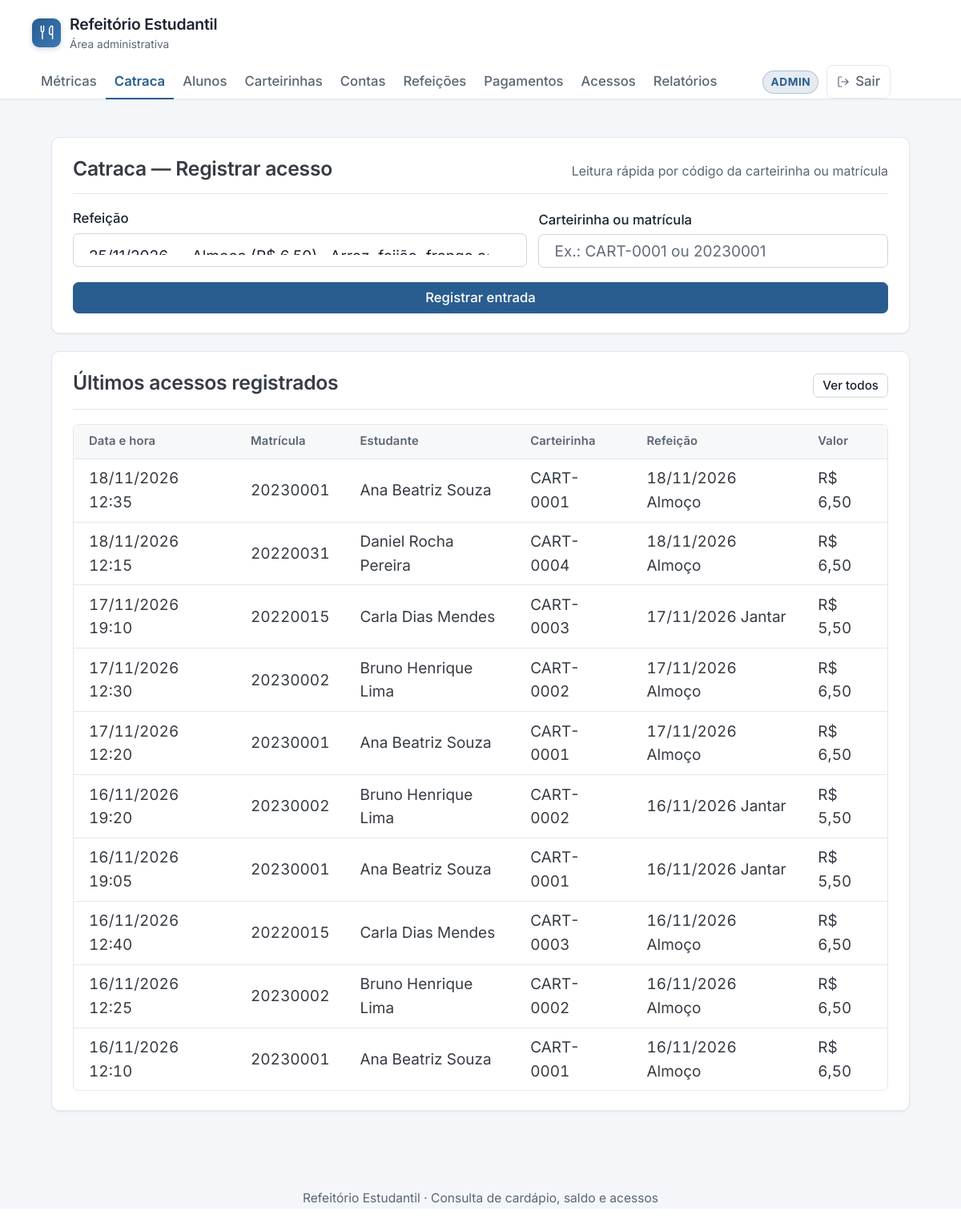
The page /catraca.php (signed in) on the database its author committed.
### tables this page shows
CREATE TABLE acesso (
    id_acesso      INT AUTO_INCREMENT,
    id_carteirinha INT          NOT NULL,
    id_refeicao    INT          NOT NULL,
    data_hora      DATETIME     NOT NULL DEFAULT CURRENT_TIMESTAMP,
    valor_debitado DECIMAL(6,2) NOT NULL,
    CONSTRAINT pk_acesso PRIMARY KEY (id_acesso),
    CONSTRAINT fk_acesso_cart FOREIGN KEY (id_carteirinha) REFERENCES carteirinha (id_carteirinha),
    CONSTRAINT fk_acesso_ref FOREIGN KEY (id_refeicao) REFERENCES refeicao (id_refeicao),
    CONSTRAINT uq_acesso_cart_ref UNIQUE (id_carteirinha, id_refeicao),   
    CONSTRAINT ck_acesso_valor CHECK (valor_debitado > 0)
);

CREATE TABLE aluno (
    id_aluno   INT AUTO_INCREMENT,
    matricula  VARCHAR(20)  NOT NULL,
    nome       VARCHAR(100) NOT NULL,
    curso      VARCHAR(60)  NOT NULL,
    email      VARCHAR(100) NOT NULL,
    CONSTRAINT pk_aluno PRIMARY KEY (id_aluno),
    CONSTRAINT uq_aluno_matricula UNIQUE (matricula),
    CONSTRAINT uq_aluno_email UNIQUE (email)
);

CREATE TABLE carteirinha (
    id_carteirinha INT AUTO_INCREMENT,
    id_aluno       INT           NOT NULL,
    codigo         VARCHAR(30)   NOT NULL,
    validade       DATE          NOT NULL,
    status         VARCHAR(10)   NOT NULL DEFAULT 'ATIVA',
    CONSTRAINT pk_carteirinha PRIMARY KEY (id_carteirinha),
    CONSTRAINT fk_cart_aluno FOREIGN KEY (id_aluno) REFERENCES aluno (id_aluno),
    CONSTRAINT uq_cart_codigo UNIQUE (codigo),
    CONSTRAINT ck_cart_status CHECK (status IN ('ATIVA', 'INATIVA', 'BLOQUEADA'))
);

CREATE TABLE refeicao (
    id_refeicao INT AUTO_INCREMENT,
    `data`      DATE          NOT NULL,
    tipo        VARCHAR(10)   NOT NULL,
    cardapio    VARCHAR(200)  NOT NULL,
    preco       DECIMAL(6,2)  NOT NULL,
    CONSTRAINT pk_refeicao PRIMARY KEY (id_refeicao),
    CONSTRAINT uq_refeicao_data_tipo UNIQUE (`data`, tipo),   
    CONSTRAINT ck_refeicao_tipo CHECK (tipo IN ('ALMOCO', 'JANTAR')),
    CONSTRAINT ck_refeicao_preco CHECK (preco > 0)
);

### config.php (called while the page is built, shortened)
<?php
function h($s)
{
    return htmlspecialchars((string)$s, ENT_QUOTES, 'UTF-8');
}
function reais($v): string
{
    return 'R$ ' . number_format((float)$v, 2, ',', '.');
}

### catraca.php (the view, shortened to what this page needs)
<?php
require 'config.php';
$refeicoesLista = $conn->query(
    "SELECT id_refeicao, `data`, tipo, cardapio, preco
       FROM refeicao
      ORDER BY (`data` = CURDATE()) DESC, `data` DESC, tipo
      LIMIT 30"
)->fetch_all(MYSQLI_ASSOC);
$idRefeicao = 0;
if (isset($_POST['id_refeicao']) && ctype_digit((string)$_POST['id_refeicao'])) {
    $idRefeicao = (int)$_POST['id_refeicao'];
} elseif (isset($_GET['refeicao']) && ctype_digit((string)$_GET['refeicao'])) {
    $idRefeicao = (int)$_GET['refeicao'];
} elseif ($refeicoesLista) {
    $idRefeicao = (int)$refeicoesLista[0]['id_refeicao'];
}
$codigoDigitado = '';
$ultimosAcessos = $conn->query(
    "SELECT a.data_hora, al.matricula, al.nome, ct.codigo AS cart_codigo,
            r.`data` AS data_refeicao, r.tipo, a.valor_debitado
       FROM acesso a
       JOIN carteirinha ct ON ct.id_carteirinha = a.id_carteirinha
       JOIN aluno al       ON al.id_aluno = ct.id_aluno
       JOIN refeicao r     ON r.id_refeicao = a.id_refeicao
      ORDER BY a.data_hora DESC, a.id_acesso DESC
      LIMIT 10"
)->fetch_all(MYSQLI_ASSOC);
function rotulo_refeicao($r)
{
    $tipo = $r['tipo'] === 'ALMOCO' ? 'Almoço' : ($r['tipo'] === 'JANTAR' ? 'Jantar' : $r['tipo']);
    return date('d/m/Y', strtotime($r['data'])) . ' — ' . $tipo . ' (' . reais($r['preco']) . ') · ' . $r['cardapio'];
}
require 'header.php';
?>
<div class="card">
    <div class="card-topo">
        <h2>Catraca &mdash; Registrar acesso</h2>
        <span class="card-sub">Leitura rápida por código da carteirinha ou matrícula</span>
    </div>
    <?php if (!$refeicoesLista): ?>
        <div class="estado-vazio">
            <strong>Nenhuma refeição cadastrada</strong>
            Cadastre uma refeição em <a href="crud.php?t=refeicao&amp;a=novo">Refeições</a> antes de registrar acessos.
        </div>
    <?php else: ?>
        <form method="post" action="catraca.php">
            <div class="catraca-grid">
                <div>
                    <label for="id_refeicao">Refeição</label>
                    <select id="id_refeicao" name="id_refeicao" required>
                        <?php foreach ($refeicoesLista as $rf): ?>
                            <option value="<?= (int)$rf['id_refeicao'] ?>" <?= $idRefeicao === (int)$rf['id_refeicao'] ? 'selected' : '' ?>>
                                <?= h(rotulo_refeicao($rf)) ?>
                            </option>
                        <?php endforeach; ?>
                    </select>
                </div>
                <div>
                    <label for="codigo">Carteirinha ou matrícula</label>
                    <input id="codigo" name="codigo" type="text" value="<?= h($codigoDigitado) ?>"
                           placeholder="Ex.: CART-0001 ou 20230001" autocomplete="off" autofocus required>
                </div>
            </div>
            <button class="btn" type="submit">Registrar entrada</button>
        </form>
    <?php endif; ?>
</div>
<div class="card">
    <div class="card-topo">
        <h2>Últimos acessos registrados</h2>
        <a class="btn sec peq" href="crud.php?t=acesso">Ver todos</a>
    </div>
    <?php if (!$ultimosAcessos): ?>
        <div class="estado-vazio">Nenhum acesso registrado ainda.</div>
    <?php else: ?>
        <div class="tabela-wrap">
            <table>
                <tr><th>Data e hora</th><th>Matrícula</th><th>Estudante</th><th>Carteirinha</th><th>Refeição</th><th>Valor</th></tr>
                <?php foreach ($ultimosAcessos as $ac): ?>
                    <tr>
                        <td><?= h(date('d/m/Y H:i', strtotime($ac['data_hora']))) ?></td>
                        <td><?= h($ac['matricula']) ?></td>
                        <td><?= h($ac['nome']) ?></td>
                        <td><?= h($ac['cart_codigo']) ?></td>
                        <td><?= h(date('d/m/Y', strtotime($ac['data_refeicao']))) ?> <?= h($ac['tipo'] === 'ALMOCO' ? 'Almoço' : 'Jantar') ?></td>
                        <td><?= h(reais($ac['valor_debitado'])) ?></td>
                    </tr>
                <?php endforeach; ?>
            </table>
        </div>
    <?php endif; ?>
</div>
<?php require 'footer.php'; ?>

### header.php (style rules this page uses)
:root { --marca: #2a5d8f; --marca-forte: #214c76; --acento: #2a5d8f; --bg: #f4f6f9; --superficie: #ffffff; --superficie-2: #f7f8fa; --borda: #e4e7ec; --borda-forte: #cfd5de; --texto: #1c2430; --texto-suave: #5b6673; --ok-bg: #edf6ee; --ok-bd: #c3e2c7; --ok-tx: #2c6b38; --erro-bg: #fbeeed; --erro-bd: #eccbc8; --erro-tx: #9e342d; --avi-bg: #fbf4e6; --avi-bd: #ecd9ad; --avi-tx: #8a5a16; --pico-primary: var(--marca); --pico-primary-hover: var(--marca-forte); --pico-primary-background: var(--marca); --pico-primary-hover-background: var(--marca-forte); --pico-primary-focus: rgba(42, 93, 143, .22); --pico-primary-inverse: #fff; --pico-border-radius: 7px; --pico-spacing: 1rem; --pico-font-family: "Inter", system-ui, -apple-system, "Segoe UI", Roboto, Arial, sans-serif; --raio: 10px; --raio-sm: 7px; --sombra-card: 0 1px 3px rgba(16, 24, 40, .05), 0 1px 2px rgba(16, 24, 40, .03); --sombra-hover: 0 4px 12px rgba(16, 24, 40, .06); }
body { background: var(--bg); color: var(--texto); font-family: var(--pico-font-family); line-height: 1.55; }
h2 { margin-top: 0; font-weight: 600; letter-spacing: -.01em; font-size: 1.3rem; }
.card { background: var(--superficie); border: 1px solid var(--borda); border-radius: var(--raio); box-shadow: var(--sombra-card); padding: 24px 26px; margin-bottom: 22px; }
.card > *:last-child { margin-bottom: 0; }
.card > h2:first-child, .card-topo { padding-bottom: 14px; margin-bottom: 18px; border-bottom: 1px solid var(--borda); }
.card-topo { display: flex; align-items: baseline; justify-content: space-between; flex-wrap: wrap; gap: 6px 14px; }
.card-topo h2 { margin: 0; }
.card-sub { font-size: .84rem; color: var(--texto-suave); }
.tabela-wrap { overflow-x: auto; border: 1px solid var(--borda); border-radius: var(--raio-sm); background: var(--superficie); }
.card table { margin: 0; }
.card th { background: var(--superficie-2); color: var(--texto-suave); font-size: .78rem; font-weight: 600; letter-spacing: .01em; border-bottom: 1px solid var(--borda); white-space: nowrap; }
.card td { border-bottom: 1px solid var(--borda); vertical-align: middle; font-variant-numeric: tabular-nums; }
.card tbody tr:last-child td { border-bottom: 0; }
.btn { display: inline-flex; align-items: center; justify-content: center; gap: 6px; width: auto; background: var(--marca); color: #fff; border: 1px solid var(--marca); border-radius: var(--raio-sm); padding: 8px 16px; font-size: .88rem; font-weight: 500; line-height: 1.2; cursor: pointer; text-decoration: none; margin: 0; transition: background .15s, border-color .15s; }
.btn.sec { background: var(--superficie); color: var(--texto); border-color: var(--borda-forte); }
.btn.peq { padding: 5px 11px; font-size: .8rem; }
label { font-weight: 500; font-size: .88rem; margin-bottom: 4px; color: var(--texto); }
input, select, textarea { max-width: 440px; border-radius: var(--raio-sm) !important; background: var(--superficie) !important; color: var(--texto) !important; }
.catraca-grid { display: grid; grid-template-columns: minmax(0, 1.3fr) minmax(0, 1fr); gap: 14px; align-items: end; margin-bottom: 18px; }
.catraca-grid label { display: block; margin-bottom: 5px; }
.catraca-grid select, .catraca-grid input { max-width: none; width: 100%; margin: 0 !important; height: 42px; }

### rows shown on the page
acesso: data_hora "18/11/2026 12:35", aluno.matricula "20230001", aluno.nome "Ana Beatriz Souza", id_carteirinha.codigo "CART-0001", id_refeicao.data "18/11/2026", id_refeicao.tipo "Almoço", valor_debitado "R$ 6,50"
acesso: data_hora "18/11/2026 12:15", aluno.matricula "20220031", aluno.nome "Daniel Rocha Pereira", id_carteirinha.codigo "CART-0004", id_refeicao.data "18/11/2026", id_refeicao.tipo "Almoço", valor_debitado "R$ 6,50"
acesso: data_hora "17/11/2026 19:10", aluno.matricula "20220015", aluno.nome "Carla Dias Mendes", id_carteirinha.codigo "CART-0003", id_refeicao.data "17/11/2026", id_refeicao.tipo "Jantar", valor_debitado "R$ 5,50"
acesso: data_hora "17/11/2026 12:30", aluno.matricula "20230002", aluno.nome "Bruno Henrique Lima", id_carteirinha.codigo "CART-0002", id_refeicao.data "17/11/2026", id_refeicao.tipo "Almoço", valor_debitado "R$ 6,50"
acesso: data_hora "17/11/2026 12:20", aluno.matricula "20230001", aluno.nome "Ana Beatriz Souza", id_carteirinha.codigo "CART-0001", id_refeicao.data "17/11/2026", id_refeicao.tipo "Almoço", valor_debitado "R$ 6,50"
acesso: data_hora "16/11/2026 19:20", aluno.matricula "20230002", aluno.nome "Bruno Henrique Lima", id_carteirinha.codigo "CART-0002", id_refeicao.data "16/11/2026", id_refeicao.tipo "Jantar", valor_debitado "R$ 5,50"
acesso: data_hora "16/11/2026 19:05", aluno.matricula "20230001", aluno.nome "Ana Beatriz Souza", id_carteirinha.codigo "CART-0001", id_refeicao.data "16/11/2026", id_refeicao.tipo "Jantar", valor_debitado "R$ 5,50"
acesso: data_hora "16/11/2026 12:40", aluno.matricula "20220015", aluno.nome "Carla Dias Mendes", id_carteirinha.codigo "CART-0003", id_refeicao.data "16/11/2026", id_refeicao.tipo "Almoço", valor_debitado "R$ 6,50"
acesso: data_hora "16/11/2026 12:25", aluno.matricula "20230002", aluno.nome "Bruno Henrique Lima", id_carteirinha.codigo "CART-0002", id_refeicao.data "16/11/2026", id_refeicao.tipo "Almoço", valor_debitado "R$ 6,50"
acesso: data_hora "16/11/2026 12:10", aluno.matricula "20230001", aluno.nome "Ana Beatriz Souza", id_carteirinha.codigo "CART-0001", id_refeicao.data "16/11/2026", id_refeicao.tipo "Almoço", valor_debitado "R$ 6,50"

### other values the page prints
$cfgNav['titulo'] "Alunos"
$cfgNav['titulo'] "Carteirinhas"
$cfgNav['titulo'] "Contas"
$cfgNav['titulo'] "Refeições"
$cfgNav['titulo'] "Pagamentos"
$cfgNav['titulo'] "Acessos"
form field id_refeicao "25/11/2026 — Almoço (R$ 6,50) · Arroz, feijão, frango ao molho, batata e salada"
